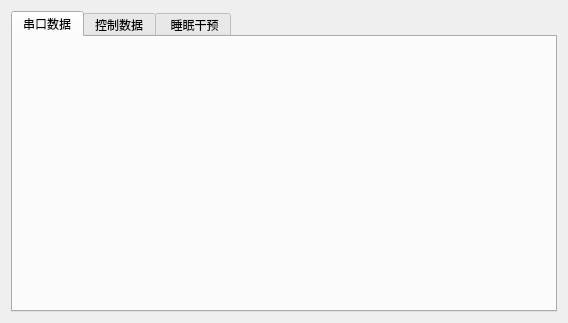
<?xml version="1.0" encoding="UTF-8"?>
<ui version="4.0">
 <class>Widget</class>
 <widget class="QWidget" name="Widget">
  <property name="geometry">
   <rect>
    <x>0</x>
    <y>0</y>
    <width>568</width>
    <height>323</height>
   </rect>
  </property>
  <property name="windowTitle">
   <string>Widget</string>
  </property>
  <layout class="QGridLayout" name="gridLayout">
   <item row="0" column="0">
    <widget class="QTabWidget" name="tabWidget">
     <property name="currentIndex">
      <number>0</number>
     </property>
     <widget class="QWidget" name="tab_1">
      <attribute name="title">
       <string>串口数据</string>
      </attribute>
     </widget>
     <widget class="QWidget" name="tab_2">
      <attribute name="title">
       <string>控制数据</string>
      </attribute>
     </widget>
     <widget class="QWidget" name="tab_3">
      <attribute name="title">
       <string> 睡眠干预</string>
      </attribute>
     </widget>
    </widget>
   </item>
  </layout>
 </widget>
 <resources/>
 <connections/>
</ui>
